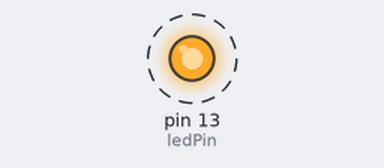
The sketch below on a simulated Arduino Uno, built with avr-gcc and run on an emulated ATmega328P. Parts: output pins drawn as LEDs (lit = HIGH). Dashed ring = blinking. What the sketch prints to the serial monitor is not drawn.

Above: at 0.5 s.
Timing chart, 0 to 4.6 s (numbered marks = the images above):
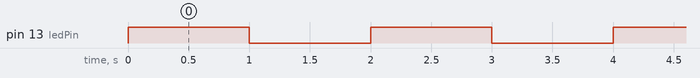

Measured:
- by itself, pin 13 (ledPin): alternates HIGH for 1.0 s and LOW for 1.0 s

The sketch:

uno_r4_connection_test.ino
```cpp
const int ledPin = LED_BUILTIN;

void setup() {
  Serial.begin(9600);
  pinMode(ledPin, OUTPUT);

  Serial.println("ARC-1 Arduino connection started.");
}

void loop() {
  digitalWrite(ledPin, HIGH);
  Serial.println("LED ON");
  delay(1000);

  digitalWrite(ledPin, LOW);
  Serial.println("LED OFF");
  delay(1000);}
```
